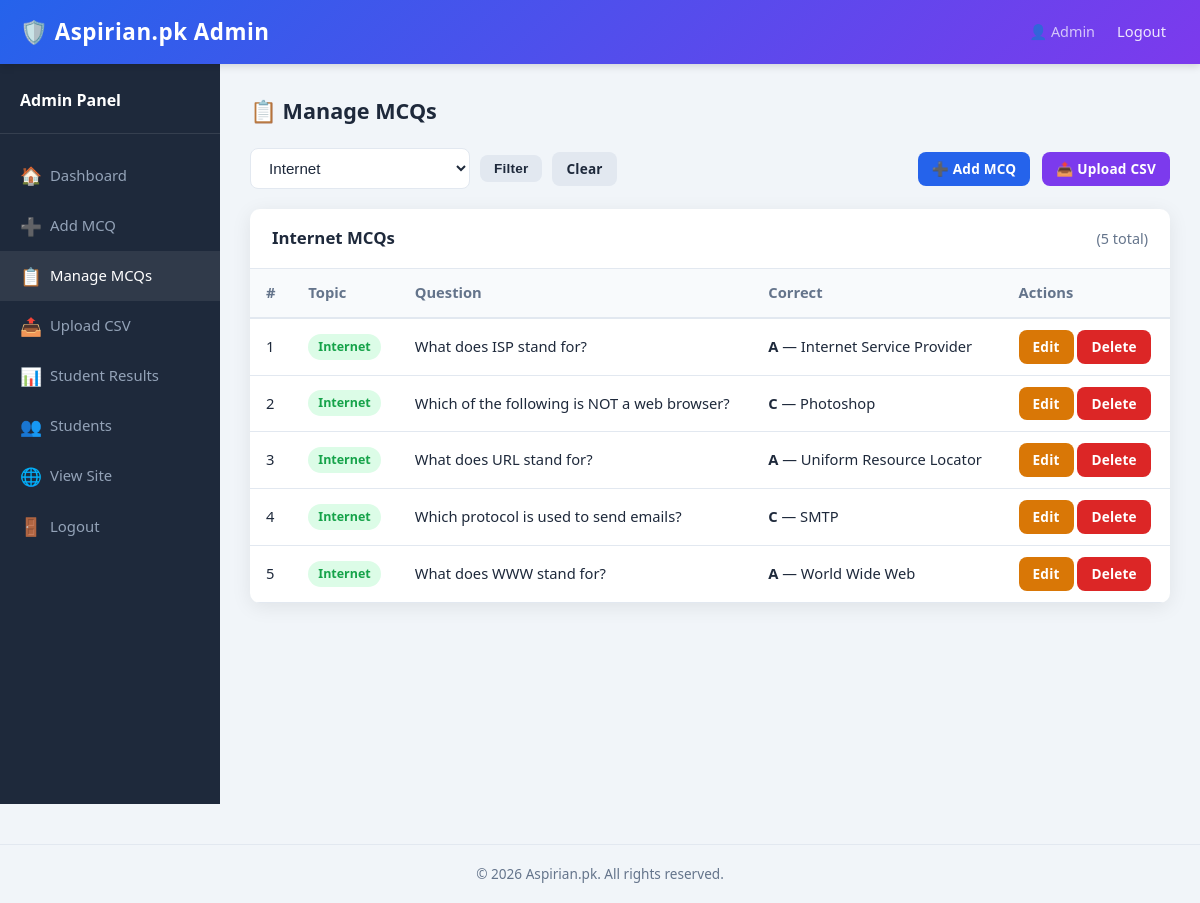
The app's page /admin/mcqs.php?topic=Internet (signed in) with its own data.
### tables this page shows
CREATE TABLE IF NOT EXISTS mcqs (
    id              INT(11)       NOT NULL AUTO_INCREMENT,
    topic           VARCHAR(100)  NOT NULL,
    question        TEXT          NOT NULL,
    option_a        VARCHAR(255)  NOT NULL,
    option_b        VARCHAR(255)  NOT NULL,
    option_c        VARCHAR(255)  NOT NULL,
    option_d        VARCHAR(255)  NOT NULL,
    correct_option  ENUM('a','b','c','d') NOT NULL,
    created_at      TIMESTAMP     NOT NULL DEFAULT CURRENT_TIMESTAMP,
    PRIMARY KEY (id),
    INDEX idx_topic (topic)
);

### functions.php (called while the page is built, shortened)
<?php
require_once __DIR__ . '/config.php';
function e(string $str): string {
    return htmlspecialchars($str, ENT_QUOTES | ENT_HTML5, 'UTF-8');
}
function fetchOne(string $sql, string $types = '', ...$params): ?array {
    global $conn;
    $stmt = $conn->prepare($sql);
    if ($types && $params) {
        $stmt->bind_param($types, ...$params);
    }
    $stmt->execute();
    $result = $stmt->get_result();
    $row    = $result->fetch_assoc();
    return $row ?: null;
}
function fetchAll(string $sql, string $types = '', ...$params): array {
    global $conn;
    $stmt = $conn->prepare($sql);
    if ($types && $params) {
        $stmt->bind_param($types, ...$params);
    }
    $stmt->execute();
    $result = $stmt->get_result();
    $rows   = $result->fetch_all(MYSQLI_ASSOC);
    return $rows;
}

### admin/mcqs.php (the view, shortened to what this page needs)
<?php
require_once __DIR__ . '/../functions.php';
$filterTopic = trim($_GET['topic'] ?? '');
$page        = max(1, (int)($_GET['page'] ?? 1));
$perPage     = 15;
$offset      = ($page - 1) * $perPage;
if ($filterTopic) {
    $totalRows = fetchOne('SELECT COUNT(*) AS c FROM mcqs WHERE topic = ?', 's', $filterTopic)['c'] ?? 0;
} else {
    $totalRows = fetchOne('SELECT COUNT(*) AS c FROM mcqs')['c'] ?? 0;
}
if ($filterTopic) {
    $mcqs = fetchAll(
        'SELECT * FROM mcqs WHERE topic = ? ORDER BY id DESC LIMIT ? OFFSET ?',
        'sii', $filterTopic, $perPage, $offset
    );
} else {
    $mcqs = fetchAll(
        'SELECT * FROM mcqs ORDER BY id DESC LIMIT ? OFFSET ?',
        'ii', $perPage, $offset
    );
}
include '_header.php';
?>
<div style="display:flex; align-items:center; gap:12px; margin-bottom:20px; flex-wrap:wrap;">
    <form method="GET" style="display:flex; gap:10px; align-items:center; flex-wrap:wrap;">
        <select name="topic" class="form-control" style="width:220px;" onchange="this.form.submit()">
            <?php foreach (TOPICS as $t): ?>
                <option value="<?= e($t) ?>" <?= ($filterTopic === $t) ? 'selected' : '' ?>>
                    <?= e($t) ?>
                </option>
            <?php endforeach; ?>
        </select>
        <button type="submit" class="btn btn-light btn-sm">Filter</button>
        <?php if ($filterTopic): ?>
            <a href="mcqs.php" class="btn btn-light btn-sm">Clear</a>
        <?php endif; ?>
    </form>
    <a href="add_mcq.php" class="btn btn-primary btn-sm" style="margin-left:auto;">
        ➕ Add MCQ
    </a>
    <a href="upload_csv.php" class="btn btn-secondary btn-sm">📤 Upload CSV</a>
</div>
<div class="card">
    <div class="card-header">
        <?= $filterTopic ? e($filterTopic) . ' MCQs' : 'All MCQs' ?>
        <span style="font-weight:400; color:#64748b; font-size:.9rem;">
            (<?= $totalRows ?> total)
        </span>
    </div>
    <div class="card-body" style="padding:0;">
        <div class="table-responsive">
            <table>
                <thead>
                    <tr>
                        <th>#</th>
                        <th>Topic</th>
                        <th>Question</th>
                        <th>Correct</th>
                        <th>Actions</th>
                    </tr>
                </thead>
                <tbody>
                    <?php if (empty($mcqs)): ?>
                        <tr>
                            <td colspan="5" style="text-align:center; color:#94a3b8; padding:30px;">
                                No MCQs found.
                                <a href="add_mcq.php">Add one now</a>.
                            </td>
                        </tr>
                    <?php else: ?>
                        <?php foreach ($mcqs as $i => $mcq): ?>
                            <tr>
                                <td><?= $offset + $i + 1 ?></td>
                                <td>
                                    <span class="badge badge-success" style="font-size:.78rem;">
                                        <?= e($mcq['topic']) ?>
                                    </span>
                                </td>
                                <td style="max-width:380px;">
                                    <span title="<?= e($mcq['question']) ?>">
                                        <?= e(mb_strimwidth($mcq['question'], 0, 80, '…')) ?>
                                    </span>
                                </td>
                                <td>
                                    <strong style="text-transform:uppercase;">
                                        <?= e($mcq['correct_option']) ?>
                                    </strong>
                                    — <?= e($mcq['option_' . $mcq['correct_option']]) ?>
                                </td>
                                <td style="white-space:nowrap;">
                                    <a href="edit_mcq.php?id=<?= (int)$mcq['id'] ?>"
                                       class="btn btn-warning btn-sm">Edit</a>
                                    <a href="delete_mcq.php?id=<?= (int)$mcq['id'] ?><?= $filterTopic ? '&topic='.urlencode($filterTopic) : '' ?>"
                                       class="btn btn-danger btn-sm"
                                       onclick="return confirm('Delete this MCQ?');">Delete</a>
                                </td>
                            </tr>
                        <?php endforeach; ?>
                    <?php endif; ?>
                </tbody>
            </table>
        </div>
    </div>
</div>
<?php include '_footer.php'; ?>

### assets/css/style.css (style rules this page uses)
*, *::before, *::after { box-sizing: border-box; margin: 0; padding: 0; }
:root { --primary: #2563eb; --primary-dk: #1e40af; --secondary: #7c3aed; --success: #16a34a; --danger: #dc2626; --warning: #d97706; --bg: #f1f5f9; --card: #ffffff; --text: #1e293b; --muted: #64748b; --border: #e2e8f0; --radius: 10px; --shadow: 0 4px 20px rgba(0,0,0,.08); }
body { font-family: 'Segoe UI', Tahoma, Geneva, Verdana, sans-serif; background: var(--bg); color: var(--text); min-height: 100vh; line-height: 1.6; }
a { color: var(--primary); text-decoration: none; }
.form-control { width: 100%; padding: 10px 14px; border: 1.5px solid var(--border); border-radius: 8px; font-size: .95rem; transition: border-color .2s, box-shadow .2s; background: #fff; color: var(--text); }
select.form-control { cursor: pointer; }
.btn { display: inline-block; padding: 10px 22px; border-radius: 8px; border: none; font-size: .95rem; font-weight: 600; cursor: pointer; transition: background .2s, transform .1s, box-shadow .2s; text-align: center; letter-spacing: .2px; }
.btn-primary { background: var(--primary); color: #fff; }
.btn-secondary { background: var(--secondary); color: #fff; }
.btn-danger { background: var(--danger); color: #fff; }
.btn-warning { background: var(--warning); color: #fff; }
.btn-light { background: var(--border); color: var(--text); }
.btn-sm { padding: 6px 14px; font-size: .85rem; }
.card { background: var(--card); border-radius: var(--radius); box-shadow: var(--shadow); overflow: hidden; }
.card-header { padding: 16px 22px; border-bottom: 1px solid var(--border); font-weight: 700; font-size: 1.05rem; display: flex; align-items: center; justify-content: space-between; gap: 10px; }
.card-body { padding: 22px; }
.badge { display: inline-block; padding: 3px 10px; border-radius: 50px; font-size: .78rem; font-weight: 700; }
.badge-success { background: #dcfce7; color: var(--success); }
.table-responsive { overflow-x: auto; }
table { width: 100%; border-collapse: collapse; font-size: .92rem; }
thead th { background: #f8fafc; padding: 12px 16px; text-align: left; font-weight: 700; color: var(--muted); border-bottom: 2px solid var(--border); white-space: nowrap; }
tbody tr { transition: background .15s; }
tbody td { padding: 11px 16px; border-bottom: 1px solid var(--border); vertical-align: middle; }

### records on screen
mcqs: i "1", topic "Internet", question "What does ISP stand for?", correct_option "A", option_a "Internet Service Provider"
mcqs: i "2", topic "Internet", question "Which of the following is NOT a web browser?", correct_option "C", option_c "Photoshop"
mcqs: i "3", topic "Internet", question "What does URL stand for?", correct_option "A", option_a "Uniform Resource Locator"
mcqs: i "4", topic "Internet", question "Which protocol is used to send emails?", correct_option "C", option_c "SMTP"
mcqs: i "5", topic "Internet", question "What does WWW stand for?", correct_option "A", option_a "World Wide Web"

### other values on screen
SITE_NAME "Aspirian.pk"
$_SESSION['name'] "Admin"
$pageTitle "📋 Manage MCQs"
$filterTopic "Internet"
$totalRows "5"
form field topic "Internet"
